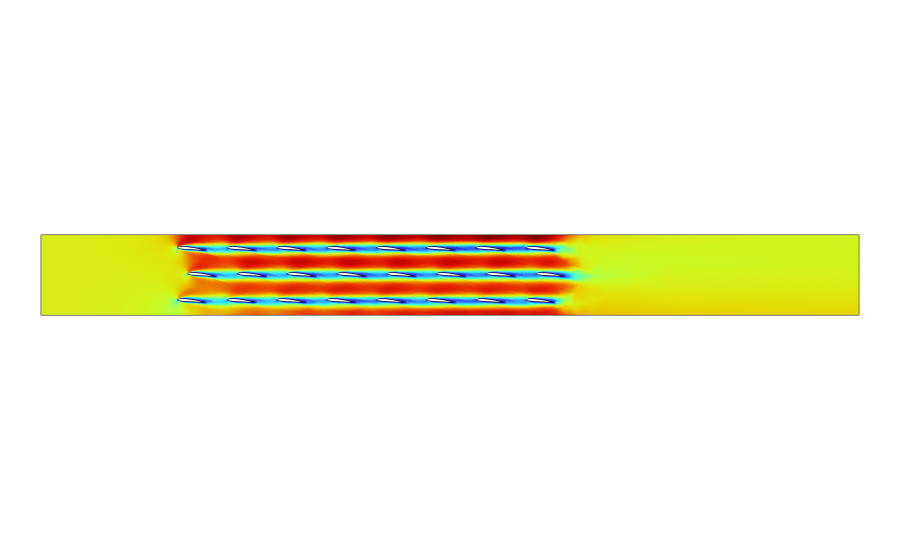
#> input picture 七参数_几何掩码代理优化/comsol_results_1000_extra/case_30009/cfd_solution/velocity_magnitude.png, 1800 x 1100 px (shown at 1/2 size)
$ python -i make_heat_dissipation_evidence.py   (imports and definitions only)
#> lines starting #> are read from the running program, lines starting #| are printed output that depends on the picture; after the words box and inside, x2 and y2 are one past the last pixel; in counts of white or black regions, pixels touching at a corner belong together
#> further down, picture is the input picture: PIL image 1800x1100 RGB; mean R, G, B 247, 245.3, 226.7
#!/usr/bin/env python3
# -*- coding: utf-8 -*-

"""Generate heat-dissipation evidence figures for the paper.

This script intentionally uses existing CFD outputs under consol_cfddata. It
does not invent outlet profile data. For now it generates:
1) cloud-map comparison: baseline vs optimal velocity and temperature fields;
2) quantitative metric bars and table: Nu, Q_total, eta, outlet temperature rise,
   friction factor and pressure drop.
"""

from __future__ import annotations

import argparse
import csv
from pathlib import Path

import matplotlib.pyplot as plt
import numpy as np
import pandas as pd
from PIL import Image, ImageChops, ImageFilter


DATA_DIR = Path("consol_cfddata")
OUT_DIR = Path("paper_figures_svg")

ZH = {
    "velocity": "\u901f\u5ea6\u573a\u4e91\u56fe",
    "temperature": "\u6e29\u5ea6\u573a\u4e91\u56fe",
    "baseline": "\u57fa\u51c6\u7ed3\u6784",
    "optimal": "\u6700\u4f18\u7ed3\u6784",
    "heat_metrics": "\u6563\u70ed\u6307\u6807\u5bf9\u6bd4",
    "penalty": "\u6d41\u52a8\u963b\u529b\u4ee3\u4ef7",
    "evidence_title": "\u57fa\u51c6\u7ed3\u6784\u4e0e\u6700\u4f18\u7ed3\u6784\u7684\u6563\u70ed\u8bc1\u636e\u94fe",
    "metrics_title": "\u6700\u4f18\u7ed3\u6784\u76f8\u5bf9\u57fa\u51c6\u7ed3\u6784\u7684\u6027\u80fd\u53d8\u5316",
    "case": "\u5de5\u51b5",
    "nu": "\u52aa\u585e\u5c14\u6570 Nu",
    "f": "\u6469\u64e6\u56e0\u5b50 f",
    "eta": "\u7efc\u5408\u6027\u80fd \u03b7",
    "qtotal": "\u603b\u6362\u70ed\u91cf Q_total",
    "dtout": "\u51fa\u53e3\u5e73\u5747\u6e29\u5347 \u0394T_out",
    "dp": "\u538b\u964d \u0394p",
    "percent_change": "\u76f8\u5bf9\u53d8\u5316 / %",
    "cloud_caption": "\u4e91\u56fe\u7528\u4e8e\u5c55\u793a\u6d41\u573a\u548c\u70ed\u5c3e\u8ff9\u5f62\u6001",
    "metric_caption": "\u5b9a\u91cf\u6307\u6807\u7528\u4e8e\u8bc1\u660e\u6563\u70ed\u6539\u5584\u5e76\u8bf4\u660e\u963b\u529b\u4ee3\u4ef7",
    "contour": "\u7b49\u503c\u7ebf",
}


# [11 lines left out: function setup_matplotlib, not called in this run]


def trim_white(img: Image.Image, threshold: int = 248, pad: int = 8) -> Image.Image:
#> called with threshold = 248, pad = 8
    img = img.convert("RGB")
    bg = Image.new("RGB", img.size, (255, 255, 255))
#> bg: PIL image 1800x1100 RGB; every value is 255
    diff = ImageChops.difference(img, bg)
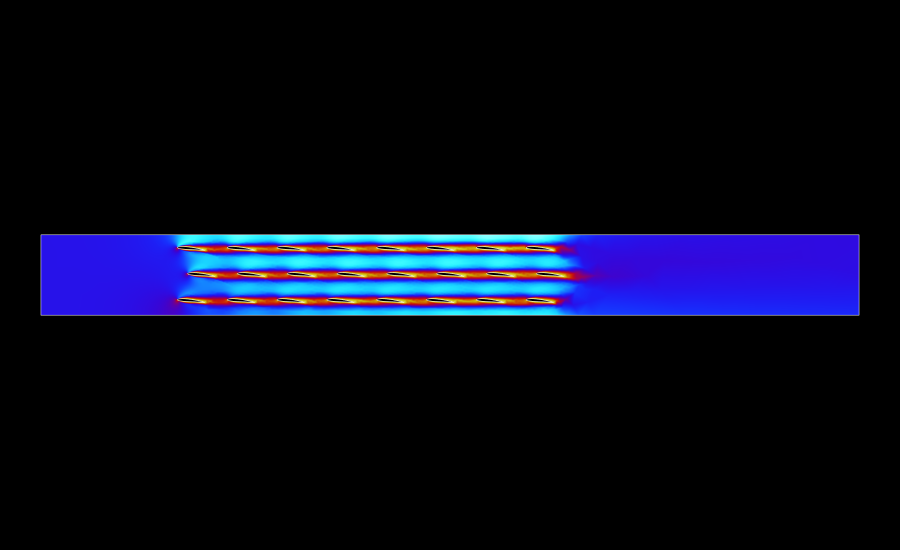
#> diff: PIL image 1800x1100 RGB (shown at 1/2 size); mean R, G, B 8, 9.7, 28.3
    gray = diff.convert("L")
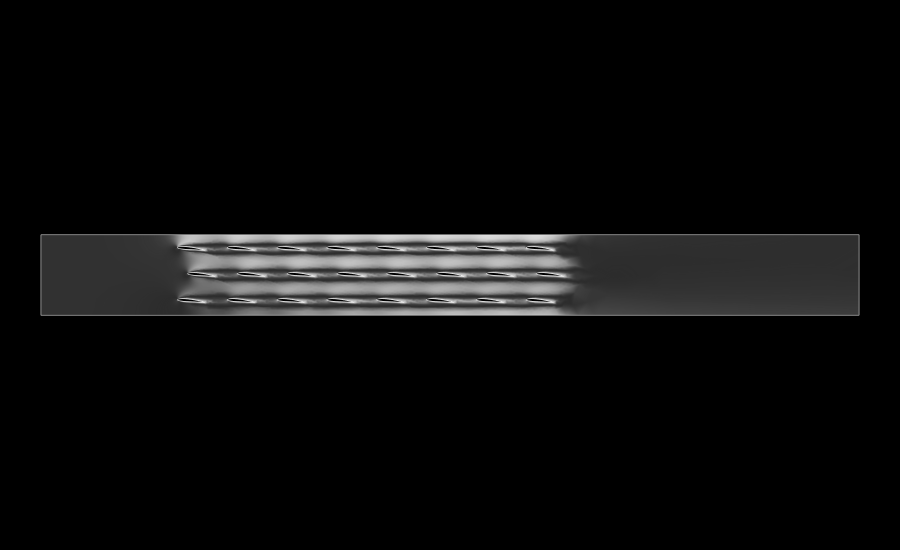
#> gray: PIL image 1800x1100 L (shown at 1/2 size); min 0, max 255, mean 11.4
    mask = gray.point(lambda p: 255 if p > (255 - threshold) else 0)
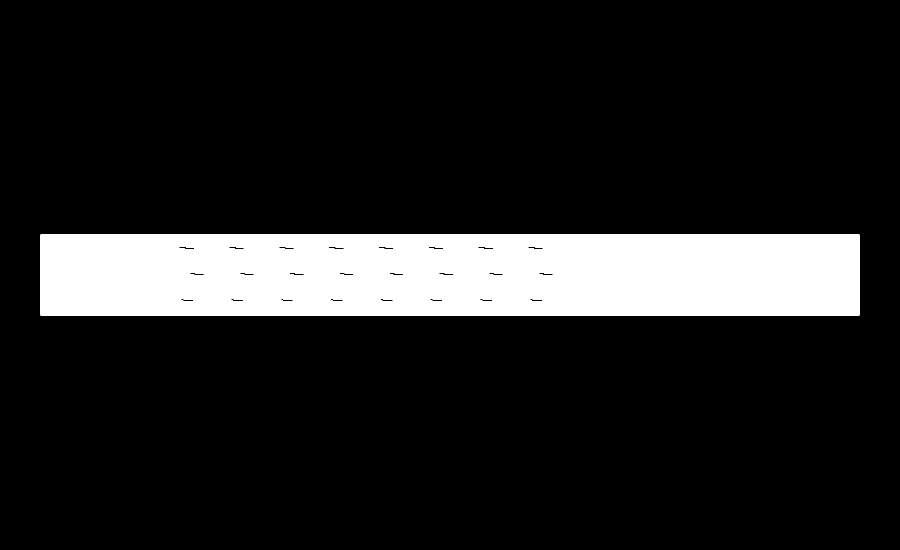
#> mask: PIL image 1800x1100 L (shown at 1/2 size); 13.3% white; 1 white region, box (x1, y1, x2, y2) and area: (81, 469, 1719, 631) 263095
    box = mask.getbbox()
#> box = (81, 469, 1719, 631)
    if box is None:
        return img
    left, top, right, bottom = box
#> left = 81; top = 469; right = 1719; bottom = 631
    left = max(0, left - pad)
#> left = 73
    top = max(0, top - pad)
#> top = 461
    right = min(img.width, right + pad)
#> right = 1727
    bottom = min(img.height, bottom + pad)
#> bottom = 639
    return img.crop((left, top, right, bottom))
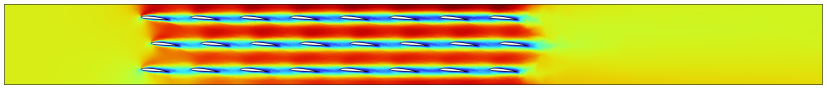
#> returned value: PIL image 1654x178 RGB (shown at 1/2 size); mean R, G, B 200.9, 189.5, 64.6


# [61 lines left out: functions read_cases, case_image, fit_to_canvas, add_image_contours, metric_values, not called in this run]


def percent_change(base: dict[str, float], opt: dict[str, float]) -> dict[str, float]:
    return {key: (opt[key] - base[key]) / base[key] * 100.0 for key in base}


# [144 lines left out: functions save_summary_csv, make_evidence_figure, make_metrics_figure, parse_args, main, not called in this run]


# [2 lines not run here, left out]

>>> from PIL import Image
>>> picture = Image.open('../七参数_几何掩码代理优化/comsol_results_1000_extra/case_30009/cfd_solution/velocity_magnitude.png')
>>> result = trim_white(picture)
